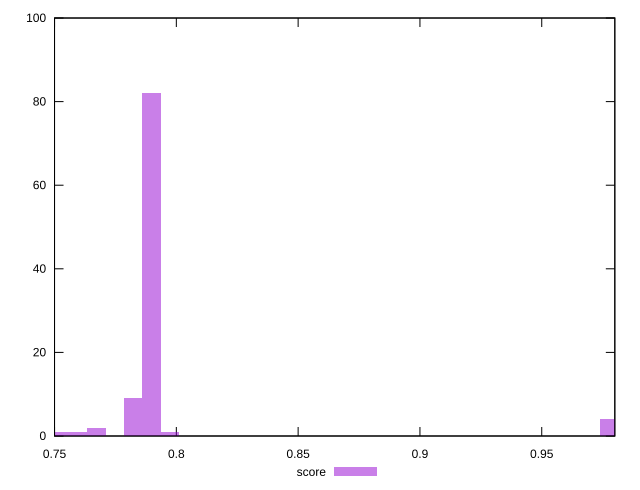

Here is the gnuplot script that generated this plot:
reset

$score <<EOF
0.7898110482825467 82
0.9778612978736292 4
0.7822890382989034 9
0.7597230083479735 1
0.7973330582661899 1
0.7672450183316168 2
0.7522009983643302 1
EOF

set key outside below
set boxwidth 0.007522009983643302
set xrange [0.75:0.98]
set yrange [0:100]
set trange [0:100]
set style fill transparent solid 0.5 noborder
set terminal svg size 640, 490 enhanced background rgb 'white'
set output "report_00009_2021-02-08T22-37-41.559Z/interactive/samples/pages+cached+noadtech+nomedia/score/histogram.svg"

plot $score title "score" with boxes

reset
